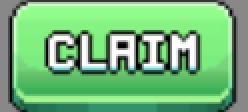
#> input picture Templates/ClaimButon.PNG, 124 x 56 px (shown 2 times larger)
$ python -i tree_bot.py   (imports and definitions only)
#> lines starting #> are read from the running program, lines starting #| are printed output that depends on the picture; after the words box and inside, x2 and y2 are one past the last pixel; in counts of white or black regions, pixels touching at a corner belong together
#> further down, picture is the input picture: shape (56, 124, 3); mean B, G, R 121.4, 182.6, 115.3
"""Experimental: jump (Space) based on edge detection of a screen strip.

UNFINISHED. This is the author's early prototype for a timing mini-game bot,
tidied up so it runs, but its "when to press" rule is still a placeholder.
Press ``q`` in one of the debug windows to stop.
"""

from __future__ import annotations

import cv2
import numpy as np
from PIL import ImageGrab

from .. import keys
from ..controls import press

# Screen strips (left, top, right, bottom) in pixels.
RED_REGION = (1200, 180, 1700, 240)
DARK_REGION = (1200, 180, 1700, 210)

RED_LOWER = np.array([120, 50, 50])
RED_UPPER = np.array([255, 250, 250])
DARK_LOWER = np.array([80, 80, 80])
DARK_UPPER = np.array([127, 167, 193])


def _edges(image, lower, upper, threshold1, threshold2):
#> called with lower = array of shape (3,), upper = array of shape (3,), threshold1 = 2, threshold2 = 2
    hsv = cv2.cvtColor(image, cv2.COLOR_BGR2HSV)
#> hsv: shape (56, 124, 3); mean H, S, V 48.3, 91.7, 182.6
    mask = cv2.inRange(hsv, lower, upper)
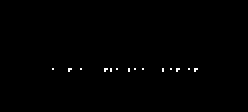
#> mask: shape (56, 124) (shown 2 times larger); 0.36% white in thin lines or dots, all inside (x1, y1, x2, y2) = (26, 34, 99, 36)
    masked = cv2.bitwise_and(image, image, mask=mask)
    return cv2.Canny(masked, threshold1, threshold2)
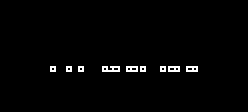
#> returned value: shape (56, 124) (shown 2 times larger); 1.5% white in thin lines or dots, all inside (x1, y1, x2, y2) = (25, 33, 99, 36)


def red_edges(image):
    return _edges(image, RED_LOWER, RED_UPPER, 100, 200)


def dark_edges(image):
    return _edges(image, DARK_LOWER, DARK_UPPER, 2, 2)


def last_signal_columns(edge_image):
    """Columns of the last row of ``edge_image`` that contains any edge pixel."""
    columns = np.array([], dtype=int)
    for row in edge_image:
        if row.any():
            columns = np.flatnonzero(row)
    return columns


def run():
    while True:
        red_strip = np.array(ImageGrab.grab(bbox=RED_REGION))
        dark_strip = np.array(ImageGrab.grab(bbox=DARK_REGION))
        red = red_edges(red_strip)
        dark = dark_edges(dark_strip)
        cv2.imshow("red lines", red)
        cv2.imshow("dark", dark)

        # Placeholder rule carried over from the original prototype.
        if last_signal_columns(dark).all() != last_signal_columns(red).all():
            press(keys.SPACE)

        if cv2.waitKey(25) & 0xFF == ord("q"):
            cv2.destroyAllWindows()
            break

>>> import cv2
>>> picture = cv2.imread('../../Templates/ClaimButon.PNG')
>>> result = dark_edges(picture)

$ run again, on Templates/PLAY_GAME.PNG
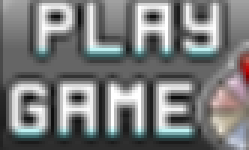
#> input picture Templates/PLAY_GAME.PNG, 83 x 50 px (shown 3 times larger)
#> picture is the input picture: shape (50, 83, 3); mean B, G, R 121.7, 121.7, 120.2
#> hsv: shape (50, 83, 3); mean H, S, V 16.7, 10.5, 123.6
#> in _edges, `mask = cv2.inRange(hsv, lower, upper)`:
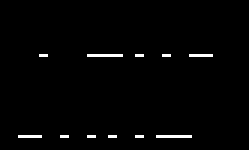
#> mask: shape (50, 83) (shown 3 times larger); 1.5% white in thin lines or dots, all inside (x1, y1, x2, y2) = (6, 18, 71, 46)
#> in _edges, `return cv2.Canny(masked, threshold1, threshold2)`:
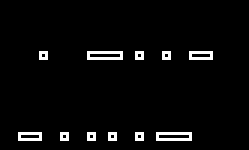
#> returned value: shape (50, 83) (shown 3 times larger); 3.5% white in thin lines or dots, all inside (x1, y1, x2, y2) = (6, 17, 71, 47)
